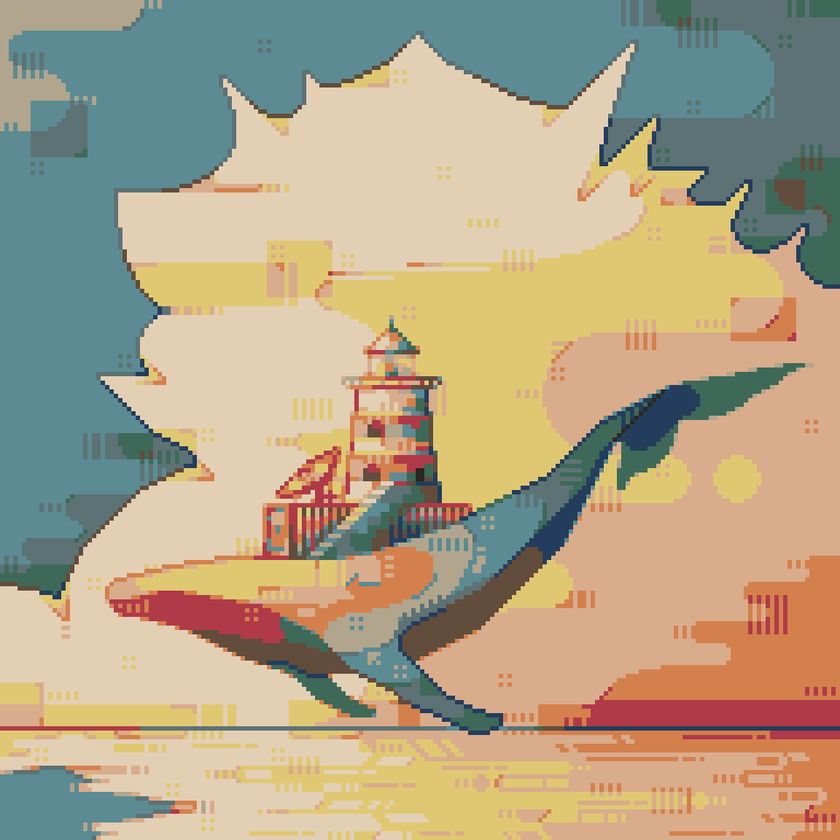
#> input picture art.png, 840 x 840 px, shrunk from 1152 x 1152 before the run
$ python test_numpy.py
#> lines starting #> are read from the running program, lines starting #| are printed output that depends on the picture
import numpy as np
from PIL import Image

def encode(string):
    encoded = ""
    #Create an array of tuples with the value and the number of times it appears in a row, then stringify it
    index = 0
    while index < len(string)-1:
        count = 1
        while string[index] == string[index+1]:
            count += 1
            index += 1
            if index == len(string) - 1:
                break
        encoded += "(" + string[index] + ")" + str(count)
        index += 1

    return encoded

def decode(encoded):
    decoded = ""
    for i in range(len(encoded)):
        if encoded[i] == "(":
            color = encoded[i+1]
            index = i+2
            while encoded[index] != ")":
                color += encoded[index]
                index += 1
            multiplier = ""
            while True:
                index += 1
                if index > len(encoded) - 1 or encoded[index] == "(":
                    break
                multiplier += encoded[index]
            decoded += color * int(multiplier)
    return decoded


image_height = 192

# Load image, find unique colours and convert to palette image
im = Image.open('art.png').convert('P')

# Convert to Numpy array of shape=(1152,1152) containing palette indices
na = np.array(im)
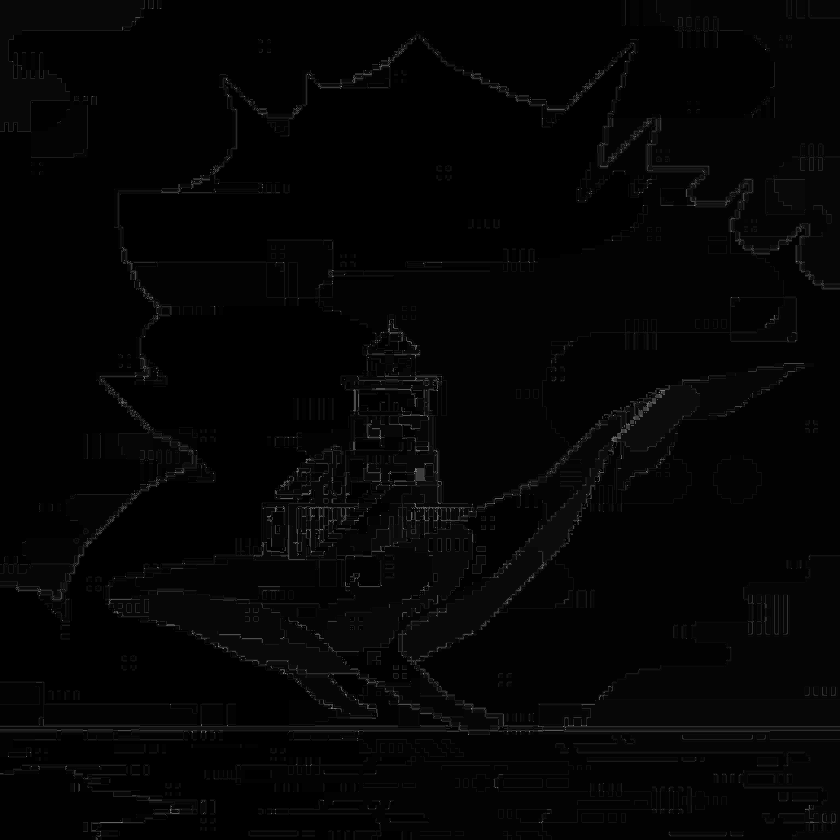
#> na: shape (840, 840); min 0, max 145, mean 4.2

# Decimate image by factor of im.height/image_height (192)
factor = int(im.height / image_height)
#> factor = 4
di = na[::factor, ::factor]

palette = np.reshape(im.getpalette(),(-1,3)).tolist()
#> palette = 256 items, first 6: [226, 206, 179], [91, 138, 146], [216, 171, 139], [224, 200, 113], [92, 114, 117], [212, 128, 77]

encoded = [encode("".join([str(x) for x in row])) for row in di]

inverted_colors = {}
for i in range(len(palette)):
    if palette[i] == [0,0,0]:
        continue
    inverted_colors[str(i)] = palette[i]
#> after the loop, inverted_colors = 146 items

def save_image(image:list,path:str,inverted_colors:dict):
#> called with path = 'new_test.png'
    print("Saving image...")
    image_height = len(image)
#> image_height = 210
    image_width = len(decode(image[0]))
#> image_width = 215
    test_image = Image.new(mode="RGB",size=(image_width,image_height))
#> test_image: PIL image 215x210 RGB; every value is 0
    try:
        for i in range(image_height):
            for j in range(image_width):
                test_image.putpixel((j,i),tuple(inverted_colors[decode(image[i])[j]]))
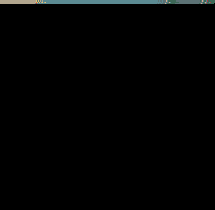
#> test_image: PIL image 215x210 RGB; mean R, G, B 2, 2.6, 2.6
    except Exception as e:
        print(e)
    finally:
        test_image.save(path)
def save_to_js(image:list,inverted_colors:dict,rows:int):
    """Saves the image to a js variable that can be used in the game."""
    with open("output.txt", "w") as file:
        template = """var scene = {
        art: %s,
        palette: %s,
        rowSize: %s
    };"""%(image,inverted_colors,rows)
        file.write(template)

save_image(encoded,"new_test.png",inverted_colors)
save_to_js(encoded,inverted_colors,len(encoded))
